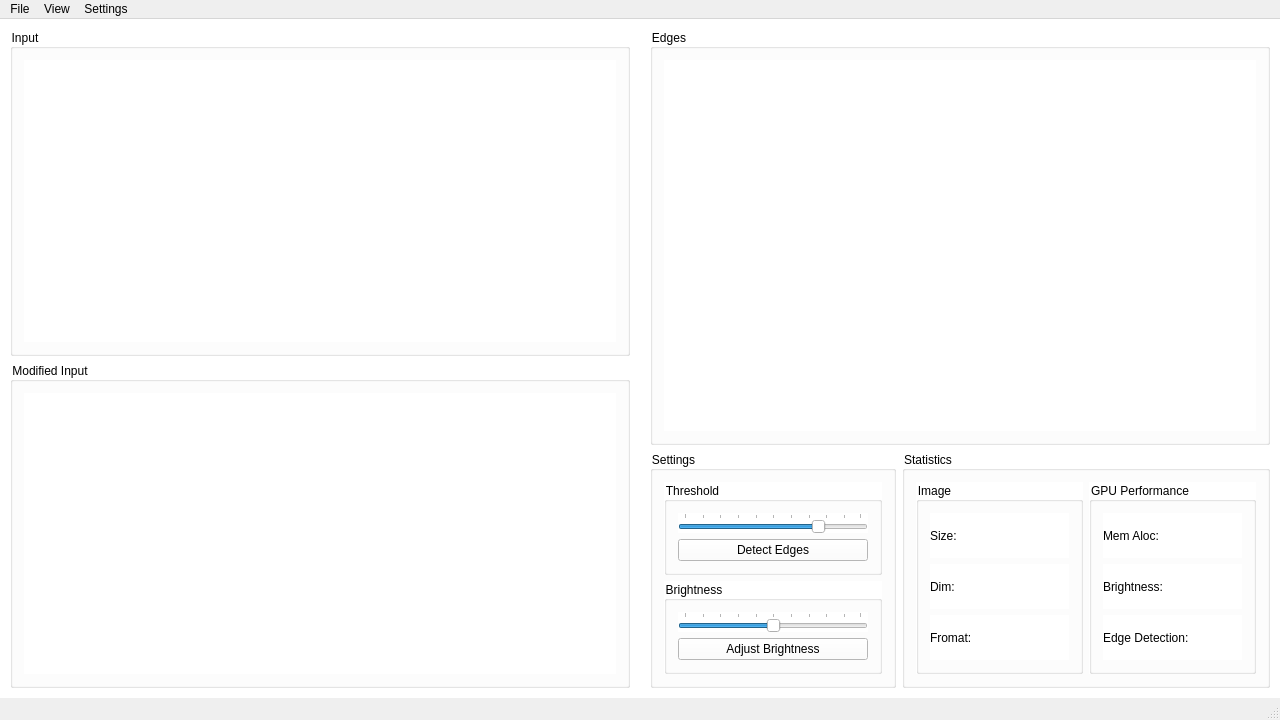
<?xml version="1.0" encoding="UTF-8"?>
<ui version="4.0">
 <class>PanelClass</class>
 <widget class="QMainWindow" name="PanelClass">
  <property name="geometry">
   <rect>
    <x>0</x>
    <y>0</y>
    <width>1280</width>
    <height>720</height>
   </rect>
  </property>
  <property name="windowTitle">
   <string>Panel</string>
  </property>
  <widget class="QWidget" name="centralWidget">
   <property name="styleSheet">
    <string notr="true">background-color: rgb(255, 255, 255);</string>
   </property>
   <layout class="QHBoxLayout" name="horizontalLayout_2">
    <property name="leftMargin">
     <number>0</number>
    </property>
    <property name="topMargin">
     <number>0</number>
    </property>
    <property name="rightMargin">
     <number>0</number>
    </property>
    <property name="bottomMargin">
     <number>0</number>
    </property>
    <item>
     <layout class="QHBoxLayout" name="horizontalLayout" stretch="1,1">
      <property name="spacing">
       <number>20</number>
      </property>
      <property name="leftMargin">
       <number>10</number>
      </property>
      <property name="topMargin">
       <number>10</number>
      </property>
      <property name="rightMargin">
       <number>10</number>
      </property>
      <property name="bottomMargin">
       <number>10</number>
      </property>
      <item>
       <layout class="QVBoxLayout" name="verticalLayout" stretch="0,0">
        <item>
         <widget class="QGroupBox" name="groupBox">
          <property name="title">
           <string>Input</string>
          </property>
          <layout class="QHBoxLayout" name="horizontalLayout_6">
           <item>
            <widget class="QLabel" name="input">
             <property name="text">
              <string/>
             </property>
            </widget>
           </item>
          </layout>
         </widget>
        </item>
        <item>
         <widget class="QGroupBox" name="groupBox_3">
          <property name="title">
           <string>Modified Input</string>
          </property>
          <layout class="QHBoxLayout" name="horizontalLayout_7">
           <item>
            <widget class="QLabel" name="modifie">
             <property name="text">
              <string/>
             </property>
            </widget>
           </item>
          </layout>
         </widget>
        </item>
       </layout>
      </item>
      <item>
       <layout class="QVBoxLayout" name="verticalLayout_2" stretch="2,1">
        <item>
         <widget class="QGroupBox" name="groupBox_4">
          <property name="title">
           <string>Edges</string>
          </property>
          <layout class="QHBoxLayout" name="horizontalLayout_8">
           <item>
            <widget class="QLabel" name="edges">
             <property name="text">
              <string/>
             </property>
            </widget>
           </item>
          </layout>
         </widget>
        </item>
        <item>
         <layout class="QHBoxLayout" name="horizontalLayout_3" stretch="2,3">
          <item>
           <widget class="QGroupBox" name="groupBox_5">
            <property name="title">
             <string>Settings</string>
            </property>
            <layout class="QVBoxLayout" name="verticalLayout_3">
             <item>
              <widget class="QGroupBox" name="groupBox_7">
               <property name="title">
                <string>Threshold</string>
               </property>
               <layout class="QVBoxLayout" name="verticalLayout_5">
                <item>
                 <widget class="QSlider" name="horizontalSlider_2">
                  <property name="sizePolicy">
                   <sizepolicy hsizetype="Minimum" vsizetype="Fixed">
                    <horstretch>0</horstretch>
                    <verstretch>0</verstretch>
                   </sizepolicy>
                  </property>
                  <property name="value">
                   <number>75</number>
                  </property>
                  <property name="orientation">
                   <enum>Qt::Horizontal</enum>
                  </property>
                  <property name="tickPosition">
                   <enum>QSlider::TicksAbove</enum>
                  </property>
                  <property name="tickInterval">
                   <number>10</number>
                  </property>
                 </widget>
                </item>
                <item>
                 <layout class="QHBoxLayout" name="horizontalLayout_5" stretch="0">
                  <item>
                   <widget class="QPushButton" name="pushButton_2">
                    <property name="text">
                     <string>Detect Edges</string>
                    </property>
                   </widget>
                  </item>
                 </layout>
                </item>
               </layout>
              </widget>
             </item>
             <item>
              <widget class="QGroupBox" name="groupBox_6">
               <property name="title">
                <string>Brightness</string>
               </property>
               <layout class="QVBoxLayout" name="verticalLayout_4">
                <item>
                 <widget class="QSlider" name="horizontalSlider">
                  <property name="sizePolicy">
                   <sizepolicy hsizetype="Minimum" vsizetype="Fixed">
                    <horstretch>0</horstretch>
                    <verstretch>0</verstretch>
                   </sizepolicy>
                  </property>
                  <property name="maximum">
                   <number>99</number>
                  </property>
                  <property name="value">
                   <number>50</number>
                  </property>
                  <property name="orientation">
                   <enum>Qt::Horizontal</enum>
                  </property>
                  <property name="tickPosition">
                   <enum>QSlider::TicksAbove</enum>
                  </property>
                  <property name="tickInterval">
                   <number>10</number>
                  </property>
                 </widget>
                </item>
                <item>
                 <layout class="QHBoxLayout" name="horizontalLayout_4" stretch="0">
                  <item>
                   <widget class="QPushButton" name="pushButton">
                    <property name="text">
                     <string>Adjust Brightness</string>
                    </property>
                   </widget>
                  </item>
                 </layout>
                </item>
               </layout>
              </widget>
             </item>
            </layout>
           </widget>
          </item>
          <item>
           <widget class="QGroupBox" name="groupBox_2">
            <property name="title">
             <string>Statistics</string>
            </property>
            <layout class="QGridLayout" name="gridLayout">
             <item row="0" column="0">
              <widget class="QGroupBox" name="groupBox_8">
               <property name="title">
                <string>Image</string>
               </property>
               <layout class="QVBoxLayout" name="verticalLayout_6">
                <item>
                 <widget class="QLabel" name="label">
                  <property name="text">
                   <string>Size:</string>
                  </property>
                 </widget>
                </item>
                <item>
                 <widget class="QLabel" name="label_2">
                  <property name="text">
                   <string>Dim:</string>
                  </property>
                 </widget>
                </item>
                <item>
                 <widget class="QLabel" name="label_3">
                  <property name="text">
                   <string>Fromat:</string>
                  </property>
                 </widget>
                </item>
               </layout>
              </widget>
             </item>
             <item row="0" column="1">
              <widget class="QGroupBox" name="groupBox_9">
               <property name="title">
                <string>GPU Performance</string>
               </property>
               <layout class="QVBoxLayout" name="verticalLayout_7">
                <item>
                 <widget class="QLabel" name="label_5">
                  <property name="text">
                   <string>Mem Aloc: </string>
                  </property>
                 </widget>
                </item>
                <item>
                 <widget class="QLabel" name="label_6">
                  <property name="text">
                   <string>Brightness:</string>
                  </property>
                 </widget>
                </item>
                <item>
                 <widget class="QLabel" name="label_7">
                  <property name="text">
                   <string>Edge Detection:</string>
                  </property>
                 </widget>
                </item>
               </layout>
              </widget>
             </item>
            </layout>
           </widget>
          </item>
         </layout>
        </item>
       </layout>
      </item>
     </layout>
    </item>
   </layout>
  </widget>
  <widget class="QMenuBar" name="menuBar">
   <property name="geometry">
    <rect>
     <x>0</x>
     <y>0</y>
     <width>1280</width>
     <height>22</height>
    </rect>
   </property>
   <widget class="QMenu" name="menuFile">
    <property name="title">
     <string>File</string>
    </property>
    <addaction name="actionOpen"/>
    <addaction name="actionSave"/>
    <addaction name="actionClose"/>
    <addaction name="separator"/>
    <addaction name="actionExit"/>
   </widget>
   <widget class="QMenu" name="menuView">
    <property name="title">
     <string>View</string>
    </property>
    <addaction name="actionMaximize"/>
    <addaction name="actionNormal"/>
   </widget>
   <widget class="QMenu" name="menuSettings">
    <property name="title">
     <string>Settings</string>
    </property>
    <addaction name="actionAuto_Adjust_Brightness"/>
    <addaction name="actionAuto_Detect_Edges"/>
   </widget>
   <addaction name="menuFile"/>
   <addaction name="menuView"/>
   <addaction name="menuSettings"/>
  </widget>
  <widget class="QStatusBar" name="statusBar"/>
  <action name="actionOpen">
   <property name="text">
    <string>Open Image</string>
   </property>
  </action>
  <action name="actionEdges">
   <property name="text">
    <string>Edges</string>
   </property>
  </action>
  <action name="actionSave">
   <property name="text">
    <string>Save As</string>
   </property>
  </action>
  <action name="actionMaximize">
   <property name="text">
    <string>Maximize</string>
   </property>
  </action>
  <action name="actionNormal">
   <property name="text">
    <string>Normal</string>
   </property>
  </action>
  <action name="actionClose">
   <property name="text">
    <string>Close</string>
   </property>
  </action>
  <action name="actionExit">
   <property name="text">
    <string>Exit</string>
   </property>
  </action>
  <action name="actionAuto_Adjust_Brightness">
   <property name="checkable">
    <bool>true</bool>
   </property>
   <property name="text">
    <string>Auto Adjust Brightness</string>
   </property>
  </action>
  <action name="actionAuto_Detect_Edges">
   <property name="checkable">
    <bool>true</bool>
   </property>
   <property name="text">
    <string>Auto Detect Edges</string>
   </property>
  </action>
 </widget>
 <layoutdefault spacing="6" margin="11"/>
 <resources/>
 <connections/>
</ui>
